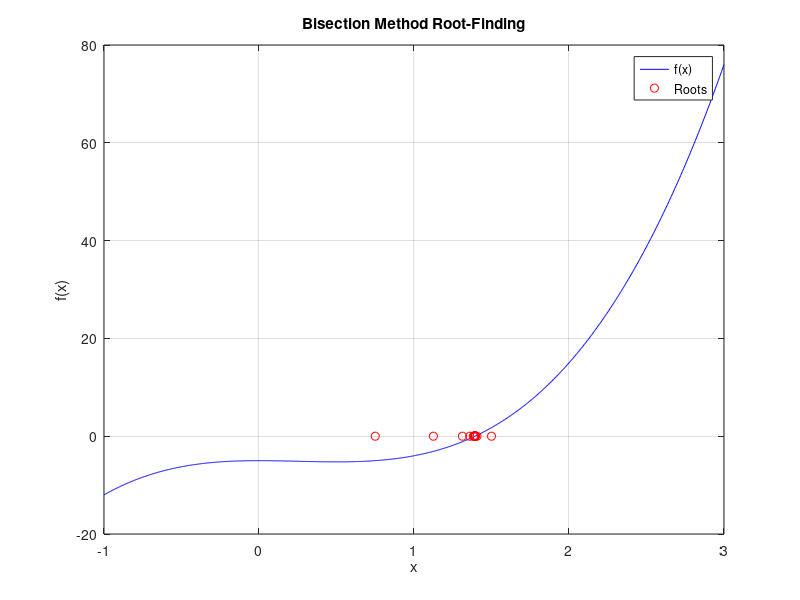

This figure's MATLAB source:
% Define the function
f = @(x) 4*x.^3 - 3*x.^2 -5;

% Define the interval [a, b]
a = 0;
b = 3;

% Set the tolerance for convergence
tolerance = 1e-6;

% Initialize matrices to store root and iteration information
roots = [];
iterations = [];

% Bisection method
while (b - a) > tolerance
    c = (a + b) / 2;  % Midpoint of the interval
    roots = [roots; c];  % Store the root
    iterations = [iterations; abs(f(c))];  % Store the function value at the root

    if f(c) == 0
        break;
    elseif f(a) * f(c) < 0
        b = c;
    else
        a = c;
    end
end

% Display the final root
fprintf('Approximate root: %f\n', c);

% Plot the function
x = linspace(-1, 3, 1000);
y = f(x);

figure;
plot(x, y, 'b-', roots, zeros(size(roots)), 'ro');
xlabel('x');
ylabel('f(x)');
title('Bisection Method Root-Finding');
legend('f(x)', 'Roots');
grid on;
